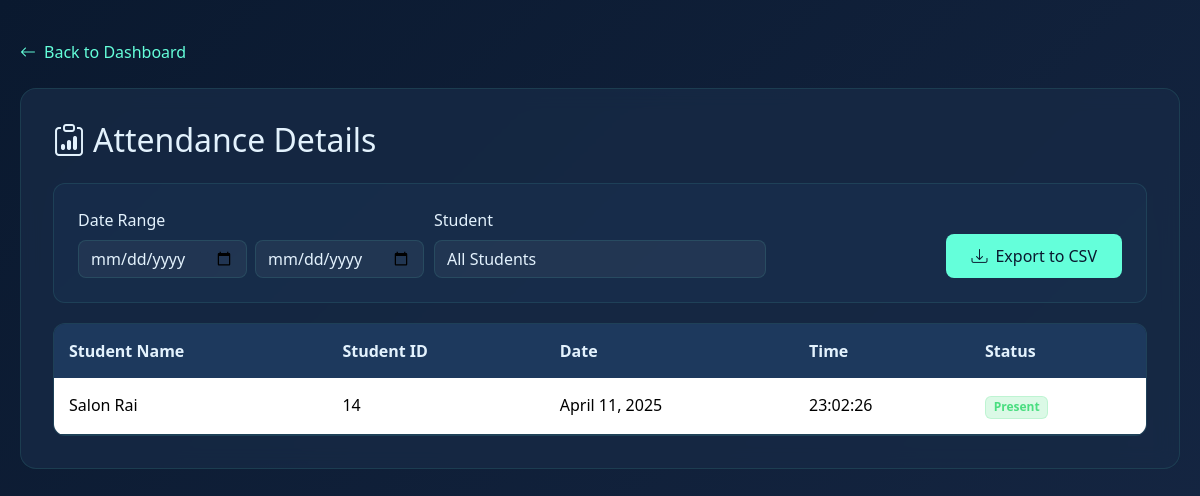
Screenshot of /details/ with the database file from the repository.
### face_recognition_app/models.py (models this page shows, shortened)
class Attendance(models.Model):
    student = models.ForeignKey(Student, on_delete=models.CASCADE)
    date = models.DateField(auto_now_add=True)
    time = models.TimeField(auto_now_add=True)
    class Meta:
        unique_together = ['student', 'date']

class Student(models.Model):
    student_id = models.CharField(max_length=20, unique=True)
    name = models.CharField(max_length=100)
    photo = models.ImageField(upload_to='student_photos/')
    face_encoding = models.BinaryField(null=True)

### face_recognition_app/views.py (the view)
# urls.py: path('details/', views.attendance_details, name='details'),
def attendance_details(request):
    students = Student.objects.all()
    attendance_list = Attendance.objects.all().order_by('-date', '-time')
    return render(request, 'face_recognition_app/details.html', {
        'attendance': attendance_list,
        'students': students
    })

### face_recognition_app/templates/face_recognition_app/details.html (shortened to what this page needs)
<!DOCTYPE html>
<html>
<head>
    <link href="https://cdn.jsdelivr.net/npm/bootstrap@5.3.2/dist/css/bootstrap.min.css" rel="stylesheet">
    <link rel="stylesheet" href="https://cdn.jsdelivr.net/npm/bootstrap-icons@1.11.1/font/bootstrap-icons.css">
</head>
<body>
    <div class="main-container">
        <a href="/" class="back-btn">
            <i class="bi bi-arrow-left me-2"></i> Back to Dashboard
        </a>
        <div class="content-section">
            <h2 class="mb-4">
                <i class="bi bi-clipboard-data me-2"></i>Attendance Details
            </h2>
            <div class="filters-section">
                <div class="row align-items-end">
                    <div class="col-md-4">
                        <label class="form-label">Date Range</label>
                        <div class="d-flex gap-2">
                            <input type="date" id="startDate" class="form-control">
                            <input type="date" id="endDate" class="form-control">
                        </div>
                    </div>
                    <div class="col-md-4">
                        <label class="form-label">Student</label>
                        <select id="studentFilter" class="form-select">
                            <option value="">All Students</option>
                        </select>
                    </div>
                    <div class="col-md-4 text-end">
                        <button class="btn-export" onclick="exportToCSV()">
                            <i class="bi bi-download me-2"></i>Export to CSV
                        </button>
                    </div>
                </div>
            </div>
            <div class="table-container">
                <table class="table custom-table">
                    <thead>
                        <tr>
                            <th>Student Name</th>
                            <th>Student ID</th>
                            <th>Date</th>
                            <th>Time</th>
                            <th>Status</th>
                        </tr>
                    </thead>
                    <tbody id="attendanceData">
                        {% for record in attendance %}
                        <tr>
                            <td>{{ record.student.name }}</td>
                            <td>{{ record.student.student_id }}</td>
                            <td>{{ record.date }}</td>
                            <td>{{ record.time|time:"H:i:s" }}</td>
                            <td><span class="badge bg-success">Present</span></td>
                        </tr>
                        {% endfor %}
                    </tbody>
                </table>
            </div>
        </div>
    </div>
</body>
</html>

### face_recognition_app/templates/face_recognition_app/details.html (style rules this page uses)
:root { --primary-color: #1e3a5f; --secondary-color: #2d4a7c; --accent-color: #64ffda; --text-light: #e3f2fd; --dark-bg: #0a192f; --card-bg: #172a45; --border-color: rgba(100, 255, 218, 0.1); }
body { background: linear-gradient(135deg, var(--dark-bg), #162744); background-attachment: fixed; font-family: 'Segoe UI', system-ui, -apple-system; color: var(--text-light); }
.main-container { max-width: 1200px; margin: 40px auto; padding: 0 20px; }
.content-section { background: rgba(23, 42, 69, 0.8); border-radius: 16px; backdrop-filter: blur(10px); padding: 2rem; margin-bottom: 30px; border: 1px solid var(--border-color); }
.filters-section { background: rgba(30, 58, 95, 0.3); border-radius: 12px; padding: 1.5rem; margin-bottom: 20px; border: 1px solid var(--border-color); }
.table-container { background: rgba(30, 58, 95, 0.3); border-radius: 12px; overflow: hidden; border: 1px solid var(--border-color); }
.custom-table { margin-bottom: 0; color: var(--text-light); }
.custom-table thead th { background: rgba(30, 58, 95, 0.95); color: var(--text-light); border: none; padding: 15px; }
.custom-table tbody tr { border-color: var(--border-color); }
.custom-table td { padding: 15px; border-color: var(--border-color); }
.back-btn { text-decoration: none; color: var(--accent-color); display: inline-flex; align-items: center; margin-bottom: 1.5rem; font-weight: 500; transition: all 0.3s ease; }
.btn-export { background-color: var(--accent-color); color: var(--dark-bg); border: none; padding: 10px 25px; border-radius: 8px; transition: all 0.3s ease; font-weight: 500; }
.form-control, .form-select { background: rgba(255, 255, 255, 0.05); border: 1px solid var(--border-color); color: var(--text-light); border-radius: 8px; }
.form-label { color: var(--text-light); font-weight: 500; }
.badge.bg-success { background-color: rgba(74, 222, 128, 0.2) !important; color: #4ade80; border: 1px solid rgba(74, 222, 128, 0.2); }

### rows the page displays
Attendance: student.name "Salon Rai", student.student_id "14", date "April 11, 2025", time "23:02:26"
